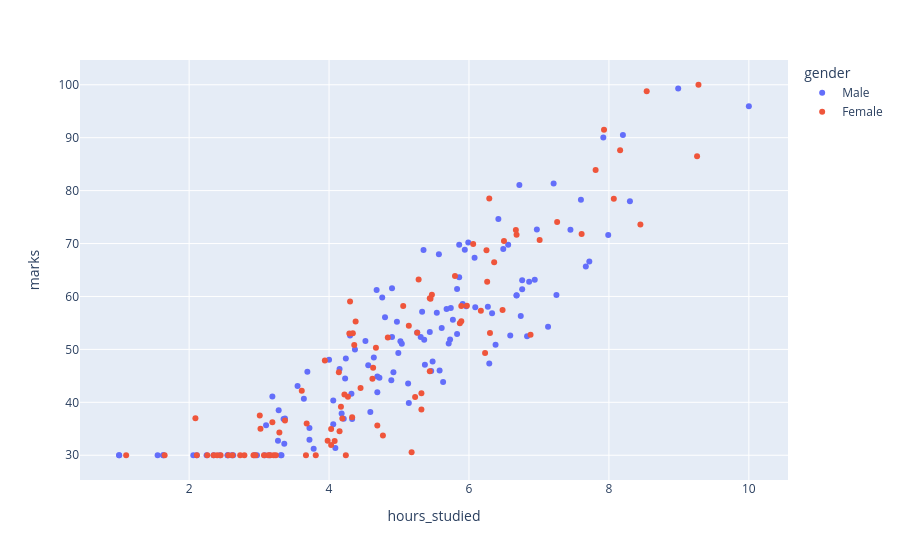

Notebook source saved alongside this figure:
### Markdown cell above
Make a scatter plot of hours_studied vs marks using Plotly, colored by gender.

### Code cell
img=px.scatter(students, x='hours_studied', y='marks', color='gender')
img.show()
